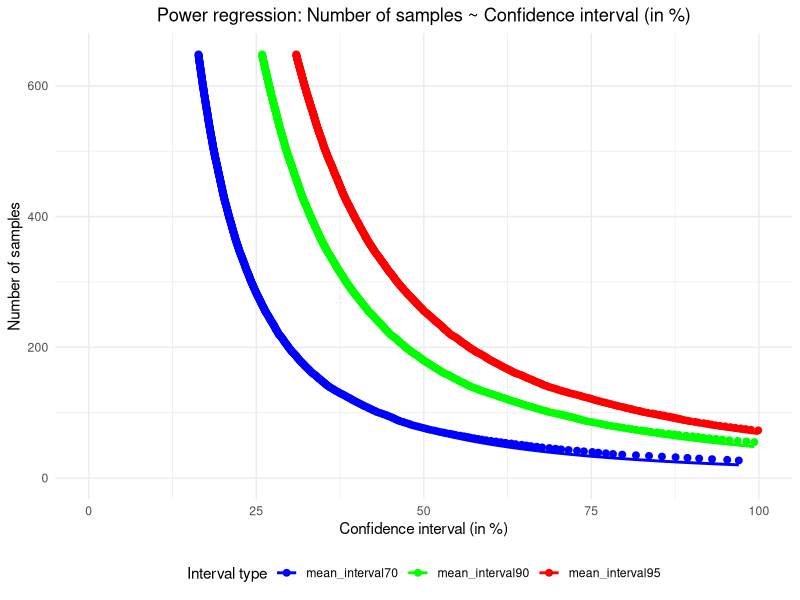

Here is the R script that generated this plot:
# В рабочей директории должен быть файл sample.csv , в котором выборка идет столбцом. 
# При этом первая ячейка – название столбца «x», знак десятичной дроби – точка.
# Основной результат скрипта - это расчёт количества проб которые необходимо собрать
# и обработать для получения результата с известной точностью.
# Результат записывается в файл "predicted_number_of_samples.txt" в рабочую директорию.

# The working directory must contain a file named sample.csv with the sample data in a single column.
# The first cell should be the column name "x", and the decimal separator should be a point.
# The main output of this script is calculating the number of samples needed
# to obtain results with a known precision.
# The result is saved to "predicted_number_of_samples.txt" in the working directory.


# Шаг 1: Загрузка таблицы из файла sample.csv
# Step 1: Loading the table from sample.csv file
data <- read.csv("sample.csv")

# Шаг 2: Вычисление среднего значения от data
# Step 2: Calculating the mean of data
a <- mean(data[[1]], na.rm = TRUE)  # Если data - это датафрейм с одним столбцом
# If data is a single-column dataframe

# Шаг 3: Создание таблицы с 1000 перемешанных столбцов
# Step 3: Creating a table with 1000 shuffled columns
n_rows <- nrow(data)  # Количество строк в исходных данных
# Number of rows in original data
n_cols <- 1000        # Количество новых столбцов
# Number of new columns
# Создаем новую таблицу (каждый столбец - случайная перестановка исходных данных)
# Create new table (each column is a random permutation of original data)
random_data <- as.data.frame(
  replicate(n_cols, sample(data[[1]], size = n_rows, replace = FALSE))
)
  # Даем столбцам имена col_1, col_2, ..., col_1000
  # Name columns as col_1, col_2, ..., col_1000
  colnames(random_data) <- paste0("col_", 1:n_cols)
  
  # Шаг 4: Создание таблицы с логарифмами значений
  # Step 4: Creating a table with logarithm values
  log_data <- as.data.frame(
    lapply(random_data, function(x) {
      # Добавляем небольшую константу (0.001) к нулевым значениям перед логарифмированием
      # Add small constant (0.001) to zero values before taking logarithm
      x_adj <- ifelse(x <= 0, x + 0.001, x)
      log(x_adj)  # Натуральный логарифм
      # Natural logarithm
    })
  )
  # Сохраняем имена столбцов как в исходной таблице
  # Keep column names same as in original table
  colnames(log_data) <- colnames(random_data)
  
  # Шаг 5. Расчет интервалов
  # Step 5. Calculating intervals
  
  # Функция для расчета доверительных интервалов Cox
  # Function for calculating Cox confidence intervals
  calculate_interval <- function(log_data, z_value, data) {
    a <- mean(unlist(data), na.rm = TRUE)  # Среднее значение от data
    # Mean of data
    
    interval <- as.data.frame(
      lapply(1:ncol(log_data), function(i) {
        values <- numeric(nrow(log_data))
        
        for (j in 1:nrow(log_data)) {
          current_values <- log_data[1:j, i]
          mean_val <- mean(current_values, na.rm = TRUE)
          sd_val <- sd(current_values, na.rm = TRUE)
          n <- length(current_values)
          
          if (n > 1) {
            term1 <- (mean_val + (sd_val^2) / 2)
            term2 <- z_value * sqrt((sd_val^2 / n) + (sd_val^4 / (2 * (n - 1))))
            
            upper <- exp(term1 + term2)
            lower <- exp(term1 - term2)
            
            values[j] <- (upper - lower) / a * 100
          } else {
            values[j] <- NA
          }
        }
        
        return(values)
      })
    )
    
    colnames(interval) <- colnames(log_data)
    return(interval)
  }
  
  # Вычисляем все три интервала одной строкой
  # Calculate all three intervals in one line
  interval70 <- calculate_interval(log_data, 1.04, data)
  interval90 <- calculate_interval(log_data, 1.64, data)
  interval95 <- calculate_interval(log_data, 1.96, data)
  
  # Шаг 6: Создание таблицы с средними значениями ширины интеревалов interval_average
  # Step 6: Creating table with average interval widths interval_average
  interval_average <- data.frame(
    mean_interval70 = rowMeans(interval70, na.rm = TRUE),
    mean_interval90 = rowMeans(interval90, na.rm = TRUE),
    mean_interval95 = rowMeans(interval95, na.rm = TRUE)
  )
  
  # Просмотр первых строк результата
  # View first rows of the result
  head(interval_average)
  
  # Шаг 7: Степенная регрессия с методом NLS
  # Step 7: Power regression with NLS method
  # Проверка данных
  # Data check
  if (!exists("interval_average")) {
    stop("Таблица 'interval_average' не найдена. Загрузите данные сначала.")
    stop("Table 'interval_average' not found. Load data first.")
  }
  
  # Исключаем первые пять строк
  # Exclude first five rows
  interval_average_filtered <- interval_average[-(1:5), ]
  y_values <- 6:(5 + nrow(interval_average_filtered))
  
  # Функция для NLS степенной регрессии
  # Function for NLS power regression
  power_regression_nls <- function(x, y) {
    # Фильтрация NA и неположительных значений
    # Filter NA and non-positive values
    valid <- !is.na(x) & !is.na(y) & x > 0 & y > 0
    x <- x[valid]
    y <- y[valid]
    
    if (length(x) < 3) return(list(a = NA, b = NA, r2 = NA, converged = FALSE))
    
    # Начальные приближения через линейную модель
    # Initial approximations via linear model
    lm_model <- lm(log(y) ~ log(x))
    start_a <- exp(coef(lm_model)[1])
    start_b <- coef(lm_model)[2]
    
    # NLS модель
    # NLS model
    nls_model <- tryCatch(
      nls(y ~ a * x^b, 
          start = list(a = start_a, b = start_b),
          control = nls.control(maxiter = 100, warnOnly = TRUE)),
      error = function(e) NULL
    )
    
    if (is.null(nls_model)) {
      return(list(a = NA, b = NA, r2 = NA, converged = FALSE))
    }
    
    # Параметры модели
    # Model parameters
    a <- coef(nls_model)[1]
    b <- coef(nls_model)[2]
    
    # Расчет R²
    # Calculate R²
    predicted <- a * x^b
    r2 <- 1 - sum((y - predicted)^2)/sum((y - mean(y))^2)
    
    return(list(a = a, b = b, r2 = r2, converged = nls_model$convInfo$isConv))
  }
  
  # Подготовка результатов
  # Preparing results
  results <- data.frame(Interval = character(),
                        a = numeric(),
                        b = numeric(),
                        R_squared = numeric(),
                        Converged = logical(),
                        stringsAsFactors = FALSE)
  
  predictions <- list()
  
  # Обработка каждого столбца
  # Processing each column
  for (col_name in colnames(interval_average_filtered)) {
    x <- interval_average_filtered[[col_name]]
    y <- y_values
    
    # Вызов функции регрессии
    # Call regression function
    reg_result <- power_regression_nls(x, y)
    
    # Сохранение результатов
    # Save results
    results <- rbind(results, data.frame(
      Interval = col_name,
      a = reg_result$a,
      b = reg_result$b,
      R_squared = reg_result$r2,
      Converged = reg_result$converged
    ))
    
    # Расчет предсказанных значений
    # Calculate predicted values
    valid <- !is.na(x) & x > 0
    predictions[[col_name]] <- ifelse(valid, reg_result$a * x[valid]^reg_result$b, NA)
  }
  
  # Сохранение уравнений
  # Saving equations
  equations <- sapply(1:nrow(results), function(i) {
    if (!is.na(results$a[i]) & results$Converged[i]) {
      paste0(results$Interval[i], ": y = ", 
             signif(results$a[i], 4), " * x^", signif(results$b[i], 3),
             " (R² = ", signif(results$R_squared[i], 3), ")")
    } else {
      paste0(results$Interval[i], ": Регрессия не сошлась")
      paste0(results$Interval[i], ": Regression did not converge")
    }
  })
  
  writeLines(equations, "nls_regression_equations.txt")
  cat("Уравнения NLS регрессии сохранены в 'nls_regression_equations.txt'\n")
  cat("NLS regression equations saved to 'nls_regression_equations.txt'\n")
  
  # Шаг 8 график Подготовка данных для ggplot
  # Step 8 plot Preparing data for ggplot
  plot_data <- data.frame(
    RowNumber = rep(y, ncol(interval_average_filtered)),
    Value = unlist(interval_average_filtered),
    Prediction = unlist(predictions),
    Interval = rep(colnames(interval_average_filtered), each = length(y))
  )
  
  # Построение графиков с ggplot2
  # Plotting with ggplot2
  library(ggplot2)
  
  ggplot(plot_data, aes(x = Value, y = RowNumber)) +
    geom_point(aes(color = Interval), size = 2) +
    geom_line(aes(y = Prediction, color = Interval), size = 1) +
    labs(title = "Power regression: Number of samples ~ Confidence interval (in %)",
                 x = "Confidence interval (in %)",
                 y = "Number of samples",
                 color = "Interval type") +
    scale_color_manual(values = c("mean_interval70" = "blue",
                                  "mean_interval90" = "green",
                                  "mean_interval95" = "red")) +
    xlim(0, 100) +  # Ограничение по горизонтальной оси
    # Horizontal axis limit
    theme_minimal() +
    theme(legend.position = "bottom",
          plot.title = element_text(hjust = 0.5),
          plot.subtitle = element_text(hjust = 0.5))
  
  # Шаг 9 Вывод количества проб для определенных вероятностей
  # Step 9 Output number of trials for specific probabilities
  
  # Определяем значения x для предсказания
  # Define x values for prediction
  x_values <- c(20, 30, 40, 50, 60)
  
  # Создаем таблицу предсказанных значений
  # Create table of predicted values
  predicted_values <- data.frame(x = x_values)
  
  # Вычисляем предсказанные значения для каждого интервала
  # Calculate predicted values for each interval
  for (i in 1:nrow(results)) {
    a <- results$a[i]
    b <- results$b[i]
    interval_name <- results$Interval[i]
    
    predicted_values[[interval_name]] <- a * (x_values)^b
  }
  
  # Шаг 10 Вывод результатов
  # Step 10 Output results
  # Выводим уравнения регрессии
  # Print regression equations
  print(equations)
  # Сохраняем в текстовый файл
  # Save to text file
  write.table(equations,
              file = "equations.txt",
              sep = "\t",
              row.names = FALSE,
              quote = FALSE,
              fileEncoding = "UTF-8")
  cat("Таблица сохранена в файл 'equations.txt'\n")
  cat("Table saved to file 'equations.txt'\n")
  
  # СОздаем таблицу предсказанных значений количества проб
  # Create table of predicted number of trials
  # Создаем таблицу с короткими названиями столбцов и округленными значениями
  # Create table with short column names and rounded values
  predicted_number_of_samples <- data.frame(
    "Инт.%" = round(predicted_values$x),
    "70%" = round(predicted_values$mean_interval70),
    "90%" = round(predicted_values$mean_interval90),
    "95%" = round(predicted_values$mean_interval95)
  )
  
  # Выводим таблицу с количеством проб
  # Print table with number of trials
  print(predicted_number_of_samples)
  cat("Ширина доверительного интервала (20-60) указана в % к средней'\n")
  cat("Confidence interval width (20-60) is shown as % of mean'\n")
  
  # Сохраняем в текстовый файл
  # Save to text file
  write.table(predicted_number_of_samples,
              file = "predicted_number_of_samples.txt",
              sep = "\t",
              row.names = FALSE,
              quote = FALSE,
              fileEncoding = "UTF-8")
  cat("Таблица сохранена в файл 'predicted_number_of_samples.txt'\n")
  cat("Table saved to file 'predicted_number_of_samples.txt'\n")
  
  print(equations)
  print(predicted_number_of_samples)
  